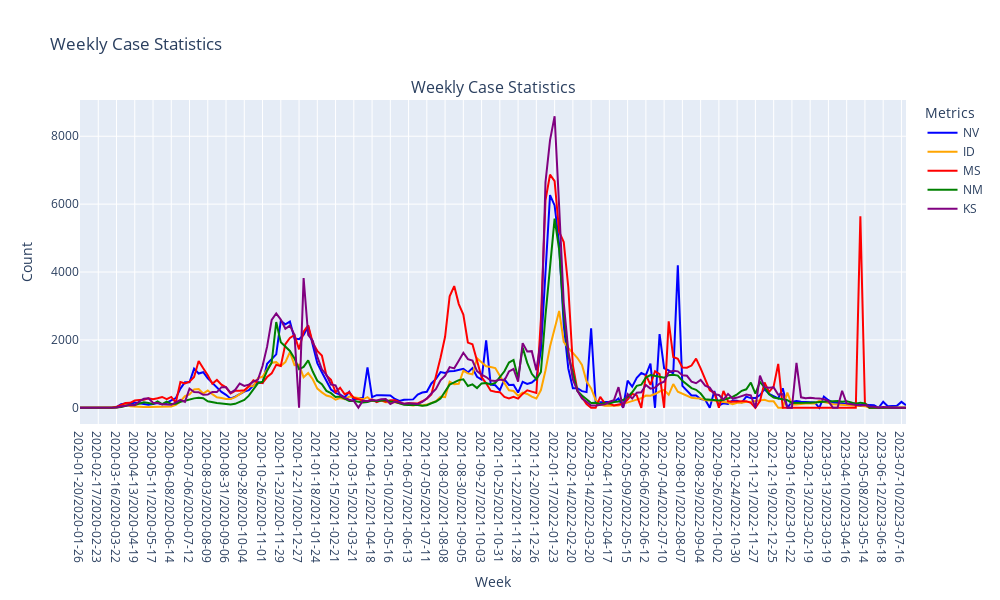

The cell this chart's notebook holds for it:
### Code cell
# Define colors for each metric
State = {
    'NV': 'blue',
    'ID': 'orange',
    'MS': 'red',
    'NM': 'green',
    'KS': 'purple',
}

# Convert 'Week' column to string for Plotly compatibility
chosen_states_stats['Week'] = chosen_states_stats['Week'].astype(str)

# Create a subplot figure
fig = make_subplots(rows=1, cols=1, subplot_titles=["Weekly Case Statistics"])

# Add traces for each metric
fig.add_trace(
    go.Scatter(
        x=chosen_states_stats['Week'], 
        y=chosen_states_stats['Mean_cases_Nv'], 
        mode='lines', 
        name='NV',
        line=dict(color=State['NV'])
    ),
    row=1, col=1
)

fig.add_trace(
    go.Scatter(
        x=chosen_states_stats['Week'], 
        y=chosen_states_stats['Mean_cases_ID'], 
        mode='lines', 
        name='ID',
        line=dict(color=State['ID'])
    ),
    row=1, col=1
)

fig.add_trace(
    go.Scatter(
        x=chosen_states_stats['Week'], 
        y=chosen_states_stats['Mean_cases_MS'], 
        mode='lines',  
        name='MS',
        line=dict(color=State['MS'])
    ),
    row=1, col=1
)
fig.add_trace(
    go.Scatter(
        x=chosen_states_stats['Week'], 
        y=chosen_states_stats['Mean_cases_NM'], 
        mode='lines',  
        name='NM',
        line=dict(color=State['NM'])
    ),
    row=1, col=1
)
fig.add_trace(
    go.Scatter(
        x=chosen_states_stats['Week'], 
        y=chosen_states_stats['Mean_cases_KS'], 
        mode='lines',  
        name='KS',
        line=dict(color=State['KS'])
    ),
    row=1, col=1
)

# Update layout for the figure
fig.update_layout(
    title="Weekly Case Statistics",
    xaxis_title="Week",
    yaxis_title="Count",
    legend_title="Metrics",
    height=600,
    width=1000
)

# Show the figure
fig.show()

# Convert 'Week' column to string for Plotly compatibility
chosen_states_stats['Week'] =chosen_states_statsk['Week'].astype(str)

# Create a subplot figure
fig = make_subplots(rows=1, cols=1, subplot_titles=["Weekly Death Statistics "])

# Add traces for each metric
fig.add_trace(
    go.Scatter(
        x=chosen_states_stats['Week'], 
        y=chosen_states_stats['Mean_deaths_NV'], 
        mode='lines', 
        name='NV',
        line=dict(color=State['NV'])
    ),
    row=1, col=1
)

fig.add_trace(
    go.Scatter(
        x=chosen_states_stats['Week'], 
        y=chosen_states_stats['Mean_deaths_ID'], 
        mode='lines', 
        name='ID',
        line=dict(color=State['ID'])
    ),
    row=1, col=1
)

fig.add_trace(
    go.Scatter(
        x=chosen_states_stats['Week'], 
        y=chosen_states_stats['Mean_deaths_MS'], 
        mode='lines',  
        name='MS',
        line=dict(color=State['MS'])
    ),
    row=1, col=1
)
fig.add_trace(
    go.Scatter(
        x=chosen_states_stats['Week'], 
        y=chosen_states_stats['Mean_deaths_KS'], 
        mode='lines',  
        name='KS',
        line=dict(color=State['KS'])
    ),
    row=1, col=1
)
fig.add_trace(
    go.Scatter(
        x=chosen_states_stats['Week'], 
        y=chosen_states_stats['Mean_deaths_NM'], 
        mode='lines',  
        name='NM',
        line=dict(color=State['NM'])
    ),
    row=1, col=1
)

# Update layout for the figure
fig.update_layout(
    title="Weekly Death Statistics",
    xaxis_title="Week",
    yaxis_title="Count",
    legend_title="Metrics",
    height=600,
    width=1000
)

# Show the figure
fig.show()

### Figure 1 — Plotly figure (JSON) as saved in the notebook; plotly's stock layout.template omitted (floating-point values rounded to 4 significant figures; data arrays with more than 128 entries replaced by an {"elided": "..."} marker saying what was removed)
{"data": [{"line": {"color": "blue"}, "mode": "lines", "name": "NV", "type": "scatter", "x": {"elided": "182 str values"}, "xaxis": "x", "y": {"elided": "182 float values"}, "yaxis": "y"}, {"line": {"color": "orange"}, "mode": "lines", "name": "ID", "type": "scatter", "x": {"elided": "182 str values"}, "xaxis": "x", "y": {"elided": "182 float values"}, "yaxis": "y"}, {"line": {"color": "red"}, "mode": "lines", "name": "MS", "type": "scatter", "x": {"elided": "182 str values"}, "xaxis": "x", "y": {"elided": "182 float values"}, "yaxis": "y"}, {"line": {"color": "green"}, "mode": "lines", "name": "NM", "type": "scatter", "x": {"elided": "182 str values"}, "xaxis": "x", "y": {"elided": "182 float values"}, "yaxis": "y"}, {"line": {"color": "purple"}, "mode": "lines", "name": "KS", "type": "scatter", "x": {"elided": "182 str values"}, "xaxis": "x", "y": {"elided": "182 float values"}, "yaxis": "y"}], "layout": {"annotations": [{"font": {"size": 16}, "showarrow": false, "text": "Weekly Case Statistics", "x": 0.5, "xanchor": "center", "xref": "paper", "y": 1, "yanchor": "bottom", "yref": "paper"}], "height": 600, "legend": {"title": {"text": "Metrics"}}, "title": {"text": "Weekly Case Statistics"}, "width": 1000, "xaxis": {"anchor": "y", "autorange": true, "domain": [0, 1], "range": [0, 181], "title": {"text": "Week"}, "type": "category"}, "yaxis": {"anchor": "x", "autorange": true, "domain": [0, 1], "range": [-477.2, 9068.0], "title": {"text": "Count"}, "type": "linear"}}}
